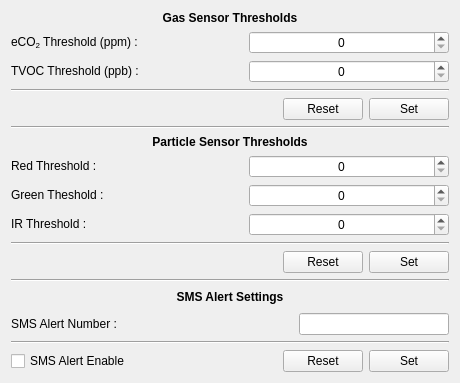
            <widget class="QWidget" name="sensors_thresholds_page">
             <property name="geometry">
              <rect>
               <x>0</x>
               <y>0</y>
               <width>460</width>
               <height>383</height>
              </rect>
             </property>
             <attribute name="label">
              <string>Sensor Threshold and Alert Settings</string>
             </attribute>
             <layout class="QGridLayout" name="gridLayout_3">
              <item row="1" column="0">
               <widget class="Line" name="line_21">
                <property name="orientation">
                 <enum>Qt::Horizontal</enum>
                </property>
               </widget>
              </item>
              <item row="0" column="0">
               <layout class="QVBoxLayout" name="wholeSensorSettingverticalLayout">
                <item>
                 <layout class="QVBoxLayout" name="verticalLayout_4">
                  <item>
                   <widget class="QLabel" name="label_26">
                    <property name="text">
                     <string>&lt;html&gt;&lt;head/&gt;&lt;body&gt;&lt;p&gt;&lt;span style=&quot; font-weight:600;&quot;&gt;Gas Sensor Thresholds&lt;/span&gt;&lt;/p&gt;&lt;/body&gt;&lt;/html&gt;</string>
                    </property>
                    <property name="alignment">
                     <set>Qt::AlignCenter</set>
                    </property>
                   </widget>
                  </item>
                  <item>
                   <layout class="QHBoxLayout" name="horizontalLayout_14">
                    <item>
                     <widget class="QLabel" name="label_21">
                      <property name="text">
                       <string>&lt;html&gt;&lt;head/&gt;&lt;body&gt;&lt;p&gt;eCO&lt;span style=&quot; vertical-align:sub;&quot;&gt;2&lt;/span&gt; Threshold (ppm)	:&lt;/p&gt;&lt;/body&gt;&lt;/html&gt;</string>
                      </property>
                     </widget>
                    </item>
                    <item>
                     <widget class="QSpinBox" name="eCO2ThresholdSpinBox">
                      <property name="maximumSize">
                       <size>
                        <width>200</width>
                        <height>16777215</height>
                       </size>
                      </property>
                      <property name="layoutDirection">
                       <enum>Qt::LeftToRight</enum>
                      </property>
                      <property name="alignment">
                       <set>Qt::AlignCenter</set>
                      </property>
                     </widget>
                    </item>
                   </layout>
                  </item>
                  <item>
                   <layout class="QHBoxLayout" name="horizontalLayout_16">
                    <item>
                     <widget class="QLabel" name="label_22">
                      <property name="text">
                       <string>&lt;html&gt;&lt;head/&gt;&lt;body&gt;&lt;p&gt;TVOC Threshold (ppb)	:&lt;/p&gt;&lt;/body&gt;&lt;/html&gt;</string>
                      </property>
                     </widget>
                    </item>
                    <item>
                     <widget class="QSpinBox" name="tvocThresholdSpinBox">
                      <property name="maximumSize">
                       <size>
                        <width>200</width>
                        <height>16777215</height>
                       </size>
                      </property>
                      <property name="alignment">
                       <set>Qt::AlignCenter</set>
                      </property>
                     </widget>
                    </item>
                   </layout>
                  </item>
                  <item>
                   <widget class="Line" name="line_16">
                    <property name="orientation">
                     <enum>Qt::Horizontal</enum>
                    </property>
                   </widget>
                  </item>
                  <item>
                   <layout class="QHBoxLayout" name="horizontalLayout_12">
                    <item>
                     <spacer name="horizontalSpacer_7">
                      <property name="orientation">
                       <enum>Qt::Horizontal</enum>
                      </property>
                      <property name="sizeHint" stdset="0">
                       <size>
                        <width>40</width>
                        <height>20</height>
                       </size>
                      </property>
                     </spacer>
                    </item>
                    <item>
                     <widget class="QPushButton" name="gasThreshResetButton">
                      <property name="text">
                       <string>Reset</string>
                      </property>
                     </widget>
                    </item>
                    <item>
                     <widget class="QPushButton" name="gasThreshSetButton">
                      <property name="text">
                       <string>Set</string>
                      </property>
                     </widget>
                    </item>
                   </layout>
                  </item>
                 </layout>
                </item>
                <item>
                 <widget class="Line" name="line_18">
                  <property name="orientation">
                   <enum>Qt::Horizontal</enum>
                  </property>
                 </widget>
                </item>
                <item>
                 <layout class="QVBoxLayout" name="verticalLayout_5">
                  <item>
                   <widget class="QLabel" name="label_27">
                    <property name="text">
                     <string>&lt;html&gt;&lt;head/&gt;&lt;body&gt;&lt;p&gt;&lt;span style=&quot; font-weight:600;&quot;&gt;Particle Sensor Thresholds&lt;/span&gt;&lt;/p&gt;&lt;/body&gt;&lt;/html&gt;</string>
                    </property>
                    <property name="alignment">
                     <set>Qt::AlignCenter</set>
                    </property>
                   </widget>
                  </item>
                  <item>
                   <layout class="QHBoxLayout" name="horizontalLayout_17">
                    <item>
                     <widget class="QLabel" name="label_23">
                      <property name="text">
                       <string>&lt;html&gt;&lt;head/&gt;&lt;body&gt;&lt;p&gt;Red Threshold	:&lt;/p&gt;&lt;/body&gt;&lt;/html&gt;</string>
                      </property>
                     </widget>
                    </item>
                    <item>
                     <widget class="QSpinBox" name="redThresholdSpinBox">
                      <property name="maximumSize">
                       <size>
                        <width>200</width>
                        <height>16777215</height>
                       </size>
                      </property>
                      <property name="alignment">
                       <set>Qt::AlignCenter</set>
                      </property>
                     </widget>
                    </item>
                   </layout>
                  </item>
                  <item>
                   <layout class="QHBoxLayout" name="horizontalLayout_18">
                    <item>
                     <widget class="QLabel" name="label_24">
                      <property name="text">
                       <string>&lt;html&gt;&lt;head/&gt;&lt;body&gt;&lt;p&gt;Green Theshold	:&lt;/p&gt;&lt;/body&gt;&lt;/html&gt;</string>
                      </property>
                     </widget>
                    </item>
                    <item>
                     <widget class="QSpinBox" name="greenThresholdSpinBox">
                      <property name="maximumSize">
                       <size>
                        <width>200</width>
                        <height>16777215</height>
                       </size>
                      </property>
                      <property name="alignment">
                       <set>Qt::AlignCenter</set>
                      </property>
                     </widget>
                    </item>
                   </layout>
                  </item>
                  <item>
                   <layout class="QHBoxLayout" name="horizontalLayout_20">
                    <item>
                     <widget class="QLabel" name="label_25">
                      <property name="text">
                       <string>&lt;html&gt;&lt;head/&gt;&lt;body&gt;&lt;p&gt;IR Threshold	:&lt;/p&gt;&lt;/body&gt;&lt;/html&gt;</string>
                      </property>
                     </widget>
                    </item>
                    <item>
                     <widget class="QSpinBox" name="irThresholdSpinBox">
                      <property name="maximumSize">
                       <size>
                        <width>200</width>
                        <height>16777215</height>
                       </size>
                      </property>
                      <property name="alignment">
                       <set>Qt::AlignCenter</set>
                      </property>
                     </widget>
                    </item>
                   </layout>
                  </item>
                  <item>
                   <widget class="Line" name="line_17">
                    <property name="orientation">
                     <enum>Qt::Horizontal</enum>
                    </property>
                   </widget>
                  </item>
                  <item>
                   <layout class="QHBoxLayout" name="horizontalLayout_13">
                    <item>
                     <spacer name="horizontalSpacer_8">
                      <property name="orientation">
                       <enum>Qt::Horizontal</enum>
                      </property>
                      <property name="sizeHint" stdset="0">
                       <size>
                        <width>40</width>
                        <height>20</height>
                       </size>
                      </property>
                     </spacer>
                    </item>
                    <item>
                     <widget class="QPushButton" name="partThreshResetButton">
                      <property name="text">
                       <string>Reset</string>
                      </property>
                     </widget>
                    </item>
                    <item>
                     <widget class="QPushButton" name="partThreshSetButton">
                      <property name="text">
                       <string>Set</string>
                      </property>
                     </widget>
                    </item>
                   </layout>
                  </item>
                 </layout>
                </item>
               </layout>
              </item>
              <item row="2" column="0">
               <layout class="QVBoxLayout" name="smswholeverticalLayout">
                <item>
                 <widget class="QLabel" name="label_36">
                  <property name="text">
                   <string>&lt;html&gt;&lt;head/&gt;&lt;body&gt;&lt;p&gt;&lt;span style=&quot; font-weight:600;&quot;&gt;SMS Alert Settings&lt;/span&gt;&lt;/p&gt;&lt;/body&gt;&lt;/html&gt;</string>
                  </property>
                  <property name="alignment">
                   <set>Qt::AlignCenter</set>
                  </property>
                 </widget>
                </item>
                <item>
                 <layout class="QHBoxLayout" name="sms_horzlayout">
                  <item>
                   <widget class="QLabel" name="label_37">
                    <property name="text">
                     <string>&lt;html&gt;&lt;head/&gt;&lt;body&gt;&lt;p&gt;SMS Alert Number	:&lt;/p&gt;&lt;/body&gt;&lt;/html&gt;</string>
                    </property>
                   </widget>
                  </item>
                  <item>
                   <widget class="QLineEdit" name="smsNumberLineEdit">
                    <property name="maximumSize">
                     <size>
                      <width>150</width>
                      <height>16777215</height>
                     </size>
                    </property>
                    <property name="alignment">
                     <set>Qt::AlignCenter</set>
                    </property>
                   </widget>
                  </item>
                 </layout>
                </item>
                <item>
                 <widget class="Line" name="line_22">
                  <property name="orientation">
                   <enum>Qt::Horizontal</enum>
                  </property>
                 </widget>
                </item>
                <item>
                 <layout class="QHBoxLayout" name="horizontalLayout_15">
                  <item>
                   <widget class="QCheckBox" name="smsAlertEnableCheckBox">
                    <property name="text">
                     <string>SMS Alert Enable</string>
                    </property>
                   </widget>
                  </item>
                  <item>
                   <spacer name="horizontalSpacer_9">
                    <property name="orientation">
                     <enum>Qt::Horizontal</enum>
                    </property>
                    <property name="sizeHint" stdset="0">
                     <size>
                      <width>40</width>
                      <height>20</height>
                     </size>
                    </property>
                   </spacer>
                  </item>
                  <item>
                   <widget class="QPushButton" name="smsAlertResetButton">
                    <property name="text">
                     <string>Reset</string>
                    </property>
                   </widget>
                  </item>
                  <item>
                   <widget class="QPushButton" name="smsAlertSetButton">
                    <property name="text">
                     <string>Set</string>
                    </property>
                   </widget>
                  </item>
                 </layout>
                </item>
               </layout>
              </item>
             </layout>
            </widget>
